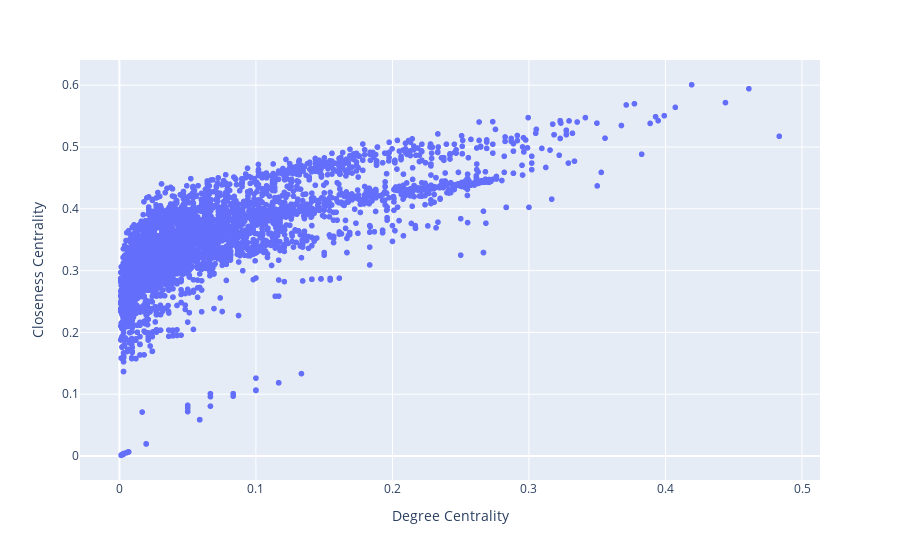

The cell this chart's notebook holds for it:
### Markdown cell above
Relación entre la métrica de "Degree Centrality" y "Closeness Centrality"

### Code cell
import plotly.express as px
fig = px.scatter(centralities_f, x='Degree Centrality', y='Closeness Centrality', width=900, text=centralities_f.index)
fig.update_traces(textposition='top center')
fig.show()

### Figure 1 — Plotly figure (JSON) as saved in the notebook; plotly's stock layout.template omitted (floating-point values rounded to 4 significant figures; data arrays with more than 128 entries replaced by an {"elided": "..."} marker saying what was removed)
{"data": [{"hovertemplate": "Degree Centrality=%{x}<br>Closeness Centrality=%{y}<br>index=%{text}<extra></extra>", "legendgroup": "", "marker": {"color": "#636efa", "symbol": "circle"}, "mode": "markers+text", "name": "", "showlegend": false, "text": {"elided": "4089 int values"}, "textposition": "top center", "type": "scattergl", "x": {"elided": "4089 float values"}, "xaxis": "x", "y": {"elided": "4089 float values"}, "yaxis": "y"}], "layout": {"autosize": true, "legend": {"tracegroupgap": 0}, "margin": {"t": 60}, "xaxis": {"anchor": "y", "autorange": true, "domain": [0, 1], "range": [-0.02822, 0.5125], "title": {"text": "Degree Centrality"}, "type": "linear"}, "yaxis": {"anchor": "x", "autorange": true, "domain": [0, 1], "range": [-0.04514, 0.6471], "title": {"text": "Closeness Centrality"}, "type": "linear"}}}
